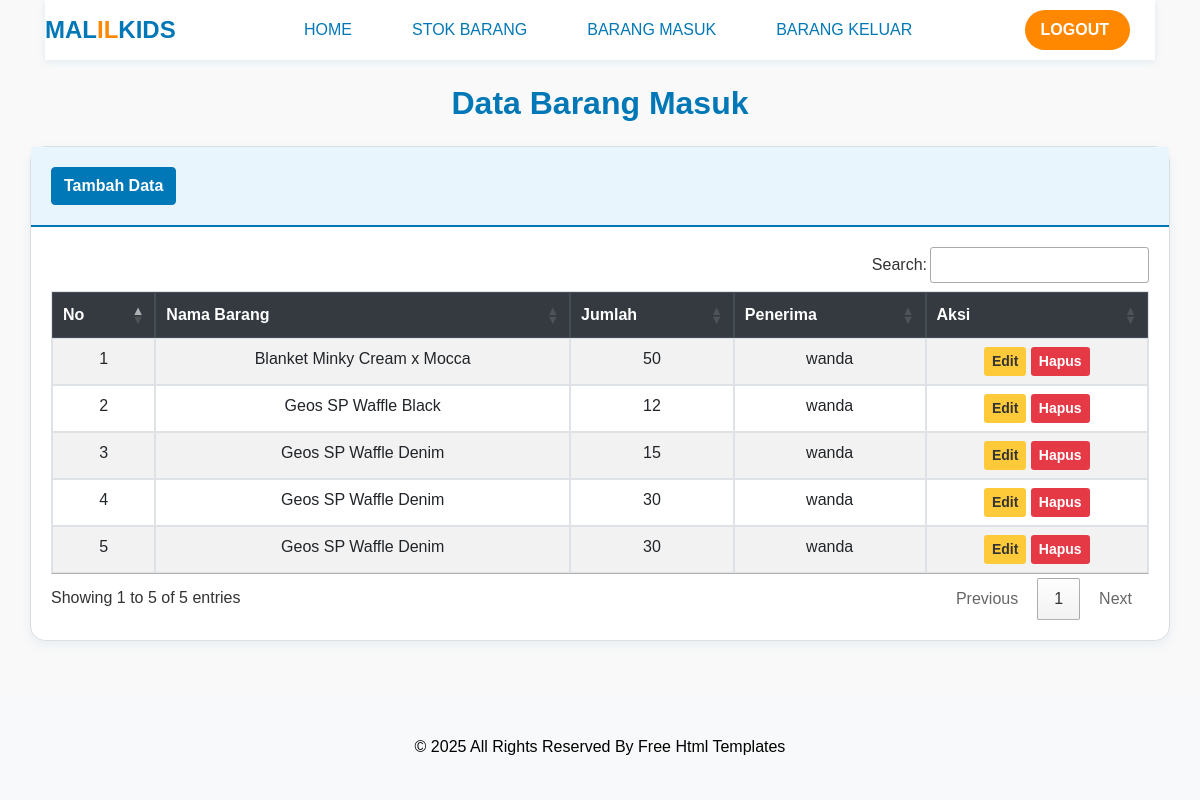
The app's page /barangmasuk/barangmasuk.php (signed in) with its own data.
### tables this page shows
CREATE TABLE `masuk` (
  `idmasuk` int(11) NOT NULL,
  `idbarang` int(11) NOT NULL,
  `jumlah` int(11) NOT NULL,
  `tanggal` timestamp NOT NULL DEFAULT current_timestamp(),
  `penerima` varchar(50) NOT NULL
);

CREATE TABLE `stok` (
  `idbarang` int(11) NOT NULL,
  `namabarang` varchar(50) NOT NULL,
  `kategori` varchar(50) NOT NULL,
  `stok` int(11) NOT NULL,
  `foto` varchar(225) NOT NULL
);

### barangmasuk/barangmasuk.php (the view, shortened to what this page needs)
<?php
require '../function.php';
?>
<!DOCTYPE html>
<html lang="en">
<head>
  <link rel="stylesheet" href="../css/bootstrap.css">
  <link rel="stylesheet" href="../css/style.css">
  <link rel="stylesheet" href="../css/responsive.css">
  <link rel="stylesheet" href="../css/font-awesome.min.css">
  <link rel="stylesheet" href="https://cdn.datatables.net/1.13.6/css/jquery.dataTables.min.css">
  <link rel="stylesheet" href="https://code.jquery.com/ui/1.13.2/themes/base/jquery-ui.css">
     <link rel="stylesheet" href="css/home.css" />
</head>
<body>
<div class="hero_area">
  <header class="header_section long_section px-0">
<nav class="navbar navbar-expand-lg custom_nav-container">
  <a class="navbar-brand" href="../home.php">
    <span class="brand-logo">
      <span class="text-blue">mal</span><span class="text-orange">il</span><span class="text-blue">kids</span>
    </span>
  </a>
  <div class="collapse navbar-collapse" id="navbarSupportedContent">
    <div class="d-flex mx-auto flex-column flex-lg-row align-items-center">
      <ul class="navbar-nav">
        <li class="nav-item">
          <a class="nav-link" href="../home.php">Home</a>
        </li>
        <li class="nav-item">
          <a class="nav-link" href="../stok/stok.php">Stok Barang</a>
        </li>
        <li class="nav-item active">
          <a class="nav-link" href="barangmasuk.php">Barang Masuk</a>
        </li>
        <li class="nav-item">
          <a class="nav-link" href="../barangkeluar/barangkeluar.php">Barang Keluar</a>
        </li>
      </ul>
    </div>
    <div class="quote_btn-container">
      <a href="../auth/logout.php">
        <span>Logout</span>
      </a>
    </div>
  </div>
</nav>
  </header>
  <div class="content container mt-4">
    <h2 class="mb-4">Data Barang Masuk</h2>
    <div class="card">
      <div class="card-header">
        <button type="button" class="btn btn-primary" data-toggle="modal" data-target="#myModal">
          Tambah Data
        </button>
      </div>
      <div class="card-body">
        <div class="table-responsive">
          <table id="datatablesSimple" class="table table-striped table-bordered">
            <thead class="thead-dark">
              <tr>
                <th>No</th>
                <th>Nama Barang</th>
                <th>Jumlah</th>
                <th>Penerima</th>
                <th>Aksi</th>
              </tr>
            </thead>
            <tbody>
              <?php
              $ambilsemuadatastock = mysqli_query($conn, "SELECT m.idmasuk, s.namabarang, m.jumlah, m.penerima
                                                          FROM masuk m
                                                          JOIN stok s ON m.idbarang = s.idbarang");
              $i = 1;
              while($data=mysqli_fetch_array($ambilsemuadatastock)){
                  $idm = $data['idmasuk'];
                  $namabarang = $data['namabarang'];
                  $jumlah = $data['jumlah'];
                  $penerima = $data['penerima'];
              ?>
              <tr>
                <td><?=$i++;?></td>
                <td><?=$namabarang;?></td>
                <td><?=$jumlah;?></td>
                <td><?=$penerima;?></td>
                <td>
                <button type="button" class="btn btn-warning btn-sm" data-toggle="modal" data-target="#editModal<?=$idm;?>">Edit</button>
                <a href="?hapusbarangmasuk=<?=$idm;?>" class="btn btn-danger btn-sm" onclick="return confirm('Yakin ingin menghapus?')">Hapus</a>
                </td>
              </tr>
              <?php
              }
              ?>
            </tbody>
          </table>
        </div>
      </div>
    </div>
  </div>
  <footer class="footer_section bg-light text-center py-3 mt-auto">
    <div class="container">
      <p class="mb-0">
        &copy; <span id="displayYear"></span> All Rights Reserved By
        <a href="https://html.design/">Free Html Templates</a>
      </p>
    </div>
  </footer>
</div>
</body>
</html>

### css/style.css (style rules this page uses)
body { font-family: "Poppins", sans-serif; color: #0c0c0c; background-color: #ffffff; overflow-x: hidden; }
.long_section { margin-left: 45px; margin-right: 45px; padding-left: 15px; padding-right: 15px; }
.hero_area { min-height: 100vh; position: relative; display: -webkit-box; display: -ms-flexbox; display: flex; -webkit-box-orient: vertical; -webkit-box-direction: normal; -ms-flex-direction: column; flex-direction: column; }
.header_section { background-color: #ffffff; }
.custom_nav-container .navbar-nav .nav-item .nav-link { padding: 3px 15px; margin: 10px 15px; color: #272727; text-align: center; text-transform: uppercase; }
a, a:hover, a:focus { text-decoration: none; }
.btn, .btn:focus { outline: none !important; -webkit-box-shadow: none; box-shadow: none; }
.navbar-brand span { font-size: 24px; font-weight: 700; color: #272727; text-transform: uppercase; }
.custom_nav-container { z-index: 99999; padding: 5px 0; }
.quote_btn-container { display: -webkit-box; display: -ms-flexbox; display: flex; -webkit-box-align: center; -ms-flex-align: center; align-items: center; }
.quote_btn-container a { color: #151515; margin-right: 25px; text-transform: uppercase; }
.quote_btn-container a span { margin-right: 5px; }
.footer_section { position: relative; text-align: center; }
.footer_section p { color: #000000; padding: 25px 0; margin: 0; }
.footer_section p a { color: inherit; }

### css/responsive.css (style rules this page uses)
@media (min-width: 1200px) { .container { max-width: 1170px; } }

### css/home.css (style rules this page uses)
body { font-family: 'Poppins', sans-serif; background: #f9f9f9; color: #333; }
.text-blue { color: #0077b6 !important; font-weight: 700; font-size: 28px; }
.text-orange { color: #ff8800 !important; font-weight: 700; font-size: 28px; }
.brand-logo { font-size: 32px; }
.navbar { background-color: #ffffff; box-shadow: 0 2px 8px rgba(0, 119, 182, 0.1); }
.nav-link { color: #0077b6 !important; margin: 0 10px; transition: color 0.3s ease; }
.quote_btn-container a { background-color: #ff8800; color: #fff; padding: 8px 16px; border-radius: 20px; text-decoration: none; font-weight: 600; transition: 0.3s; }
.card { border: 1px solid #ddd; box-shadow: 0 4px 12px rgba(0, 119, 182, 0.15); border-radius: 15px; }
.footer_section { background: #0077b6; color: #fff; text-align: center; padding: 15px 0; margin-top: 30px; }
.footer_section a { color: #ffdd99; }

### barangmasuk/barangmasuk.php (style rules this page uses)
body { font-family: 'Poppins', sans-serif; background: #f9f9f9; color: #333; }
.text-blue { color: #0077b6 !important; font-weight: 700; font-size: 28px; }
.text-orange { color: #ff8800 !important; font-weight: 700; font-size: 28px; }
.brand-logo { font-size: 32px; }
.navbar { background-color: #ffffff; box-shadow: 0 2px 8px rgba(0, 119, 182, 0.1); }
.nav-link { color: #0077b6 !important; margin: 0 10px; transition: color 0.3s ease; }
.quote_btn-container a { background-color: #ff8800; color: #fff; padding: 8px 16px; border-radius: 20px; text-decoration: none; font-weight: 600; transition: 0.3s; }
h2.mb-4 { font-weight: 700; color: #0077b6; text-align: center; margin-bottom: 30px; }
.card { border-radius: 15px; box-shadow: 0 4px 12px rgba(0, 119, 182, 0.08); }
.card-header { background-color: #e9f5fc; border-bottom: 2px solid #0077b6; padding: 20px; }
.card-header .btn-primary { background-color: #0077b6; border-color: #0077b6; font-weight: 600; margin-right: 10px; }
table th { background-color: #0077b6; color: #fff; text-align: center; }
table td { vertical-align: middle; text-align: center; }
.btn-warning { background-color: #ffca3a; border: none; font-weight: 600; color: #333; }
.btn-danger { background-color: #e63946; border: none; font-weight: 600; }
.footer_section { background-color: #0077b6; color: white; }
.footer_section a { color: #ffdd99; }

### records on screen
masuk: idbarang.namabarang "Blanket Minky Cream x Mocca", jumlah "50", penerima "wanda"
masuk: idbarang.namabarang "Geos SP Waffle Black", jumlah "12", penerima "wanda"
masuk: idbarang.namabarang "Geos SP Waffle Denim", jumlah "15", penerima "wanda"
masuk: idbarang.namabarang "Geos SP Waffle Denim", jumlah "30", penerima "wanda"
masuk: idbarang.namabarang "Geos SP Waffle Denim", jumlah "30", penerima "wanda"
